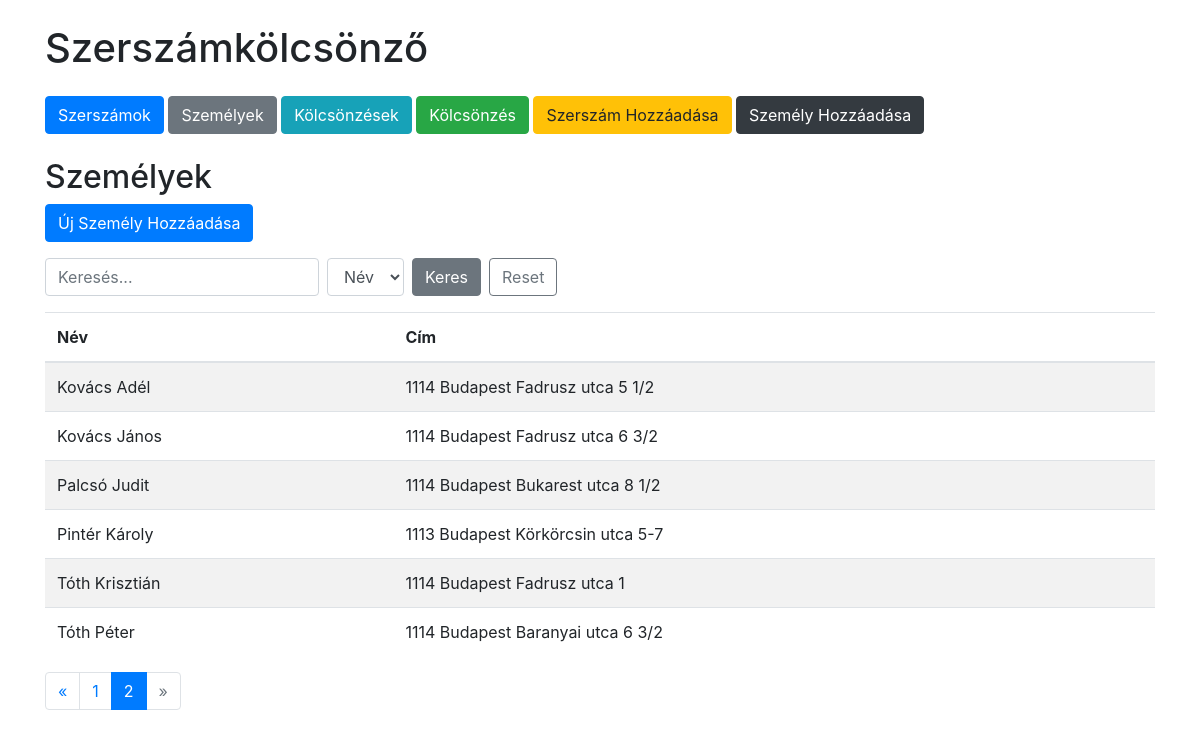
The app's page /persons?search=&filter=name&page=2, older data.
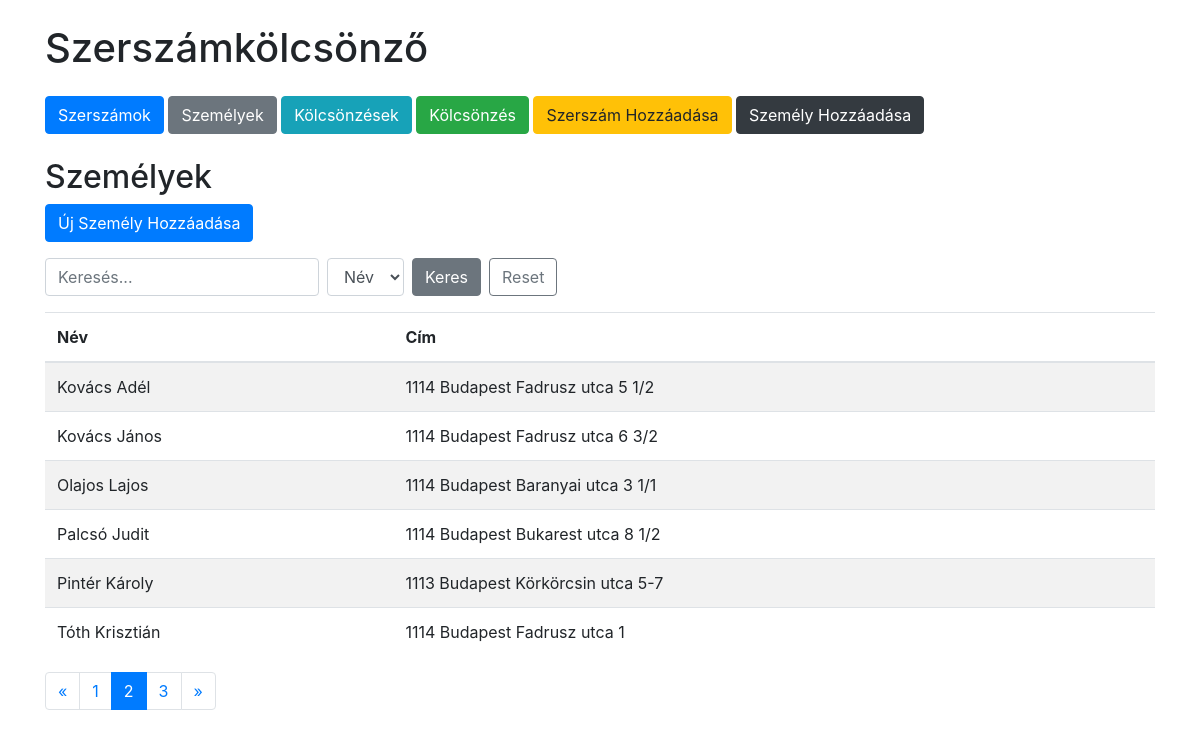
The same page, newer data.
### tables this page shows
CREATE TABLE persons (
            id INTEGER PRIMARY KEY AUTOINCREMENT,
            name TEXT NOT NULL,
            address TEXT NOT NULL
        );

### app.py (the view, shortened to what this page needs)
@app.route('/persons')
def persons():
    search_query = request.args.get('search', '')
    filter_by = request.args.get('filter', 'name')
    page = int(request.args.get('page', 1))
    per_page = PER_PAGE
    conn = get_db_connection()
    base_query = 'SELECT * FROM persons'
    params = []
    count_query = f'SELECT COUNT(*) FROM ({base_query})'
    total = conn.execute(count_query, params).fetchone()[0]
    total_pages = math.ceil(total / per_page)
    paginated_query = base_query + ' ORDER BY name ASC LIMIT ? OFFSET ?'
    params.extend([per_page, (page - 1) * per_page])
    persons = conn.execute(paginated_query, params).fetchall()
    conn.close()
    return render_template('persons.html',
                           persons=persons,
                           search_query=search_query,
                           filter_by=filter_by,
                           page=page,
                           total_pages=total_pages)

### app.py (called while the page is built)
def get_db_connection():
    conn = sqlite3.connect(DATABASE)
    conn.row_factory = sqlite3.Row
    return conn

### templates/persons.html (shortened to what this page needs)
{% extends 'base.html' %}
{% block content %}
<h2>Személyek</h2>
<a href="{{ url_for('add_person') }}" class="btn btn-primary mb-3">Új Személy Hozzáadása</a>
<form method="get" class="form-inline mb-3">
    <div class="form-group mr-2">
        <input type="text" class="form-control" name="search" placeholder="Keresés..." value="{{ search_query }}">
    </div>
    <div class="form-group mr-2">
        <select class="form-control" name="filter">
            <option value="name" {% if filter_by == 'name' %}selected{% endif %}>Név</option>
        </select>
    </div>
    <button type="submit" class="btn btn-secondary">Keres</button>
    <a href="{{ url_for('persons') }}" class="btn btn-outline-secondary ml-2">Reset</a>
</form>
<table class="table table-striped">
    <thead>
        <tr>
            <th>Név</th>
            <th>Cím</th>
        </tr>
    </thead>
    <tbody>
        {% for person in persons %}
        <tr>
            <td>{{ person.name }}</td>
            <td>{{ person.address }}</td>
        </tr>
        {% endfor %}
    </tbody>
</table>
<nav aria-label="Page navigation">
  <ul class="pagination">
    <li class="page-item {% if page == 1 %}disabled{% endif %}">
      <a class="page-link" href="{{ url_for('persons', search=search_query, filter=filter_by, page=page-1) }}" aria-label="Previous">
        <span aria-hidden="true">&laquo;</span>
      </a>
    </li>
    {% for p in range(1, total_pages + 1) %}
    <li class="page-item {% if p == page %}active{% endif %}">
      <a class="page-link" href="{{ url_for('persons', search=search_query, filter=filter_by, page=p) }}">{{ p }}</a>
    </li>
    {% endfor %}
    <li class="page-item {% if page == total_pages %}disabled{% endif %}">
      <a class="page-link" href="{{ url_for('persons', search=search_query, filter=filter_by, page=page+1) }}" aria-label="Next">
        <span aria-hidden="true">&raquo;</span>
      </a>
    </li>
  </ul>
</nav>
{% endblock %}

Row changes from the older to the newer data that the page shows:
no longer on this page (row unchanged): persons: name "Tóth Péter", address "1114 Budapest Baranyai utca 6 3/2"
added persons: name "Olajos Lajos", address "1114 Budapest Baranyai utca 3 1/1"
Text that changed along with them:
new list line: "3"
